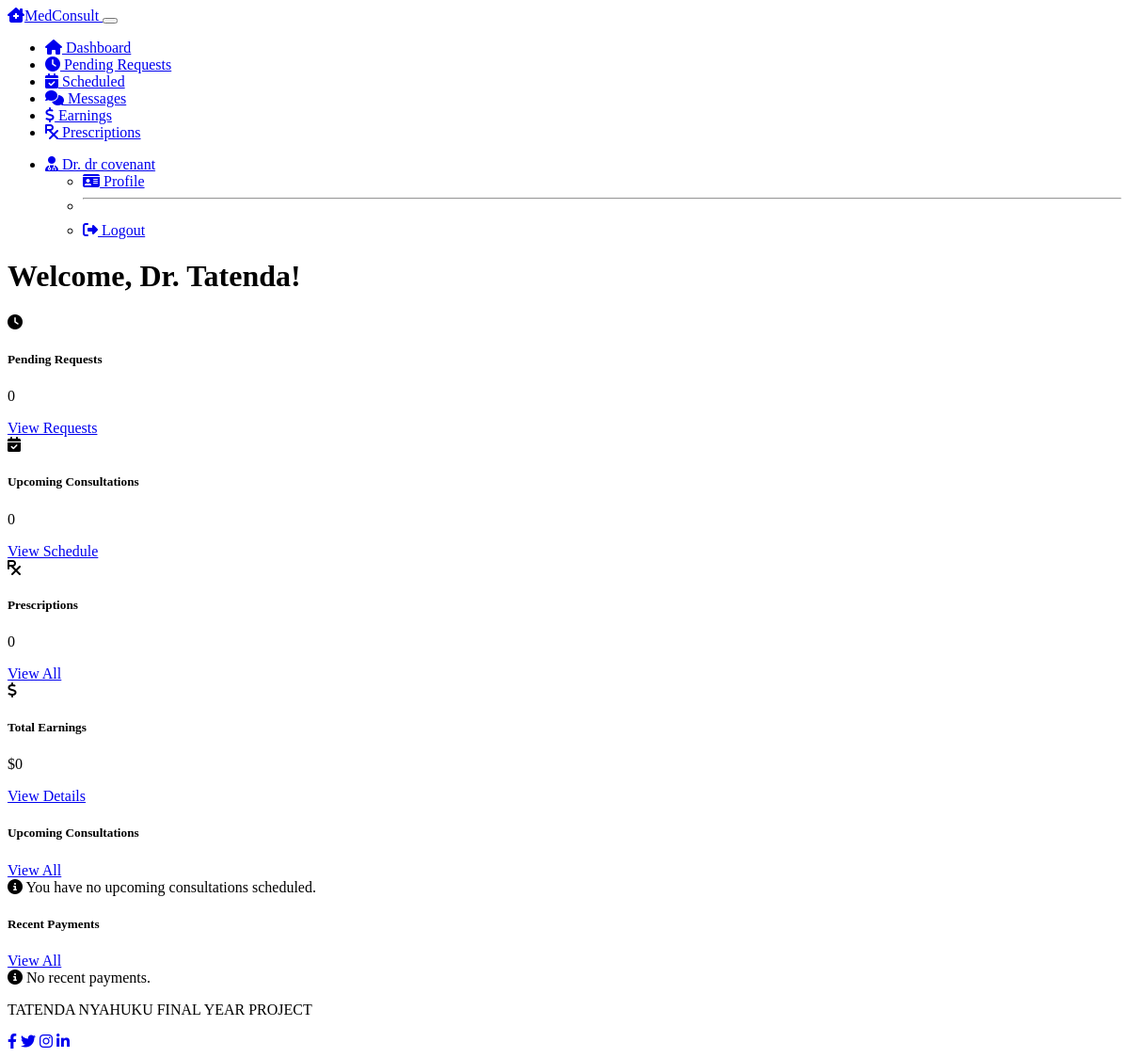
Before: /doctor/dashboard (signed in) with the older database file.
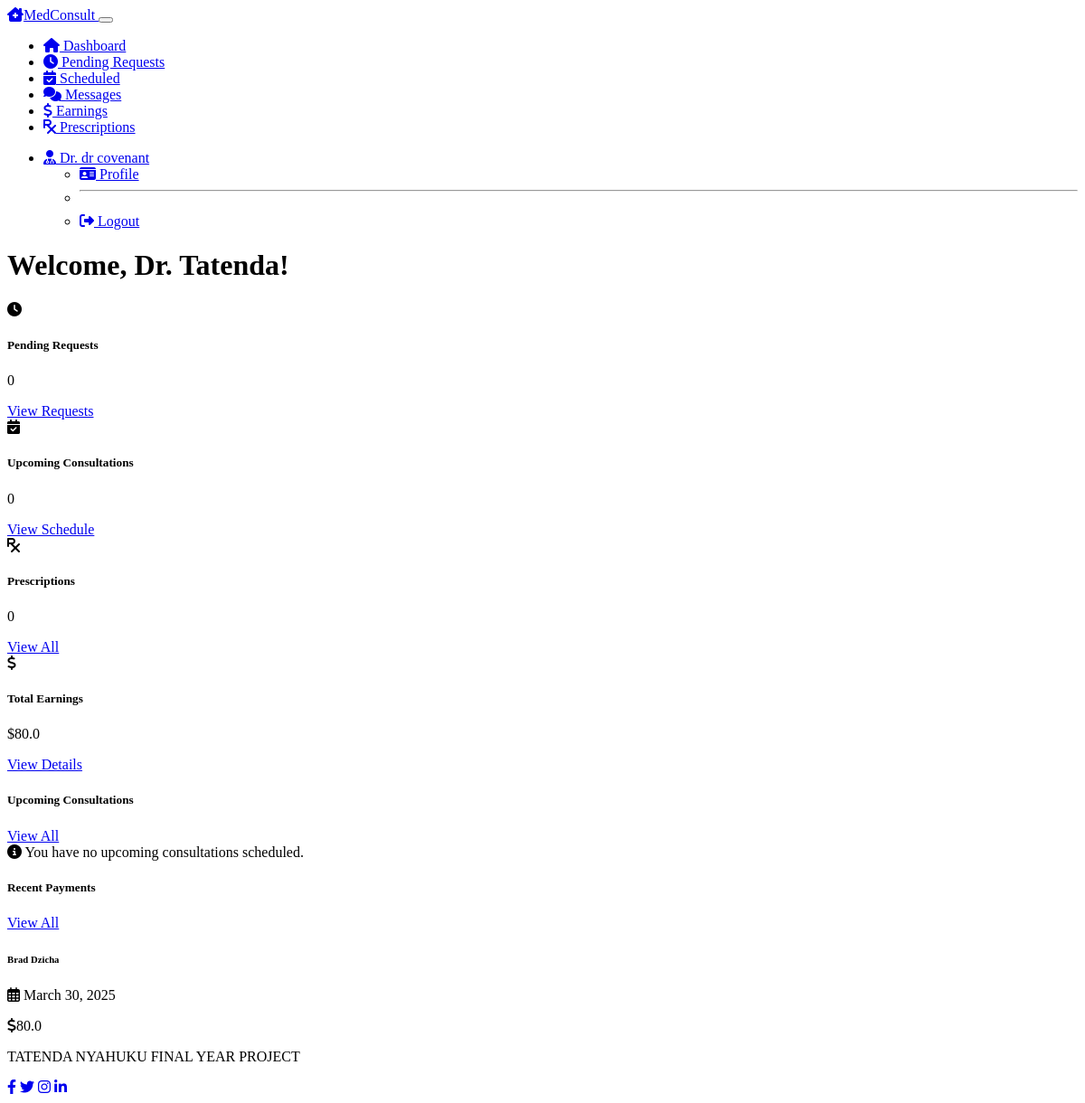
After: the same page with the newer database file.
### models.py (models this page shows, shortened)
class Payment(db.Model):
    __tablename__ = 'payments'
    id = db.Column(db.Integer, primary_key=True)
    consultation_id = db.Column(db.Integer, db.ForeignKey('consultations.id'), nullable=False)
    amount = db.Column(db.Float, nullable=False)
    status = db.Column(db.String(50), default='pending')  # pending, completed, refunded
    timestamp = db.Column(db.DateTime, default=datetime.utcnow)
    consultation = db.relationship('Consultation', foreign_keys=[consultation_id])

class Patient(db.Model):
    __tablename__ = 'patients'
    id = db.Column(db.Integer, primary_key=True)
    user_id = db.Column(db.Integer, db.ForeignKey('users.id'), nullable=False)
    first_name = db.Column(db.String(50), nullable=False)
    last_name = db.Column(db.String(50), nullable=False)
    date_of_birth = db.Column(db.Date, nullable=True)
    phone_number = db.Column(db.String(20), nullable=True)
    address = db.Column(db.String(200), nullable=True)
    consultations = db.relationship('Consultation', backref='patient', lazy=True)
    wallet_balance = db.Column(db.Float, default=0.0)

### routes.py (the view)
@app.route('/doctor/dashboard')
@login_required
@doctor_required
def doctor_dashboard():
    is_verified = current_user.doctor.is_verified
    if not is_verified:
        flash('Your account is pending verification by an administrator. You will not be able to manage consultations until your account is verified.', 'warning')
    upcoming_consultations = []
    pending_requests = []
    recent_payments = []
    if is_verified:
        upcoming_consultations = Consultation.query.filter_by(
            doctor_id=current_user.doctor.id,
            status='accepted'
        ).filter(
            Consultation.scheduled_time > datetime.utcnow()
        ).order_by(Consultation.scheduled_time).all()
        pending_requests = Consultation.query.filter_by(
            doctor_id=current_user.doctor.id,
            status='requested'
        ).order_by(Consultation.created_at.desc()).all()
        recent_payments = Payment.query.join(Consultation).filter(
            Consultation.doctor_id == current_user.doctor.id,
            Payment.status == 'completed'
        ).order_by(Payment.timestamp.desc()).limit(5).all()
    return render_template('doctor/dashboard.html',
                          title='Doctor Dashboard',
                          upcoming_consultations=upcoming_consultations,
                          pending_requests=pending_requests,
                          recent_payments=recent_payments,
                          is_verified=is_verified,
                          now=datetime.utcnow,
                          timedelta=timedelta)

### models.py (called while the page is built)
@login_manager.user_loader
def load_user(user_id):
    user = User.query.get(int(user_id))
    if user:
        return user
    return None

### routes.py (called while the page is built)
def doctor_required(f):
    @wraps(f)
    def decorated_function(*args, **kwargs):
        if not current_user.is_authenticated or current_user.role != 'doctor':
            flash('Access denied: Doctor access required', 'danger')
            return redirect(url_for('login'))
        return f(*args, **kwargs)
    return decorated_function

### templates/doctor/dashboard.html (shortened to what the changed rows need)
{% extends "layout.html" %}
{% block content %}
<div class="row mb-4">
    <div class="col-12">
        <h1 class="mb-4">Welcome, Dr. {{ current_user.doctor.first_name }}!</h1>
    </div>
</div>
{% if not current_user.doctor.is_verified %}
<div class="row mb-4">
    <div class="col-12">
        <div class="card bg-dark text-light">
            <div class="card-header bg-warning text-dark">
                <h5 class="mb-0"><i class="fas fa-exclamation-triangle me-2"></i>Account Pending Verification</h5>
            </div>
            <div class="card-body">
                <p>Your doctor account is currently awaiting verification by our administrators. Until your account is verified:</p>
                <ul>
                    <li>You will not appear in patient searches</li>
                    <li>You cannot receive consultation requests</li>
                    <li>You cannot participate in video consultations</li>
                    <li>You cannot issue prescriptions</li>
                </ul>
                <p>This verification process ensures that all medical professionals on our platform have the proper credentials. We typically complete verification within 1-3 business days.</p>
                <p>If your verification is taking longer than expected, please ensure your profile information is complete and accurate, including your medical license number and qualifications.</p>
                <div class="d-grid gap-2 col-md-6 mx-auto mt-4">
                    <a href="{{ url_for('doctor_profile') }}" class="btn btn-primary">
                        <i class="fas fa-user-md me-2"></i>Update My Profile
                    </a>
                </div>
            </div>
        </div>
    </div>
</div>
{% else %}
<div class="row mb-4">
    <div class="col-md-6 col-lg-3 mb-4">
        <div class="card dashboard-card bg-dark text-light h-100">
            <div class="card-body text-center">
                <div class="display-4 mb-2">
                    <i class="fas fa-clock text-warning"></i>
                </div>
                <h5 class="card-title">Pending Requests</h5>
                <p class="card-text display-6">{{ pending_requests|length }}</p>
                <a href="{{ url_for('doctor_pending_requests') }}" class="btn btn-primary">View Requests</a>
            </div>
        </div>
    </div>
    <div class="col-md-6 col-lg-3 mb-4">
        <div class="card dashboard-card bg-dark text-light h-100">
            <div class="card-body text-center">
                <div class="display-4 mb-2">
                    <i class="fas fa-calendar-check text-primary"></i>
                </div>
                <h5 class="card-title">Upcoming Consultations</h5>
                <p class="card-text display-6">{{ upcoming_consultations|length }}</p>
                <a href="{{ url_for('doctor_scheduled_consultations') }}" class="btn btn-primary">View Schedule</a>
            </div>
        </div>
    </div>
    <div class="col-md-6 col-lg-3 mb-4">
        <div class="card dashboard-card bg-dark text-light h-100">
            <div class="card-body text-center">
                <div class="display-4 mb-2">
                    <i class="fas fa-prescription text-info"></i>
                </div>
                <h5 class="card-title">Prescriptions</h5>
                <p class="card-text display-6">{{ current_user.doctor.consultations|selectattr('prescriptions')|sum(attribute='prescriptions|length') }}</p>
                <a href="{{ url_for('doctor_prescriptions') }}" class="btn btn-primary">View All</a>
            </div>
        </div>
    </div>
    <div class="col-md-6 col-lg-3 mb-4">
        <div class="card dashboard-card bg-dark text-light h-100">
            <div class="card-body text-center">
                <div class="display-4 mb-2">
                    <i class="fas fa-dollar-sign text-success"></i>
                </div>
                <h5 class="card-title">Total Earnings</h5>
                <p class="card-text display-6">${{ recent_payments|sum(attribute='amount')|round(2) }}</p>
                <a href="{{ url_for('doctor_earnings') }}" class="btn btn-primary">View Details</a>
            </div>
        </div>
    </div>
</div>
<div class="row">
    <div class="col-md-8">
        <div class="card bg-dark text-light mb-4">
            <div class="card-header d-flex justify-content-between align-items-center">
                <h5 class="mb-0">Upcoming Consultations</h5>
                <a href="{{ url_for('doctor_scheduled_consultations') }}" class="btn btn-sm btn-outline-primary">View All</a>
            </div>
            <div class="card-body">
                {% if upcoming_consultations %}
                    {% for consultation in upcoming_consultations %}
                        <div class="consultation-item p-3 mb-3 rounded bg-dark border border-secondary">
                            <div class="d-flex justify-content-between align-items-start">
                                <div>
                                    <h5 class="mb-1">{{ consultation.patient.first_name }} {{ consultation.patient.last_name }}</h5>
                                    <p class="mb-1">
                                        <i class="fas fa-calendar-alt me-2"></i>
                                        {{ consultation.scheduled_time.strftime('%B %d, %Y') }}
                                    </p>
                                    <p class="mb-2">
                                        <i class="fas fa-clock me-2"></i>
                                        {{ consultation.scheduled_time.strftime('%I:%M %p') }}
                                    </p>
                                    <p class="mb-0">
                                        <span class="badge bg-primary">
                                            <i class="fas fa-dollar-sign me-1"></i>{{ consultation.final_fee }}
                                        </span>
                                    </p>
                                </div>
                                <div>
                                    {% set time_now = now() %}
                                    {% set time_start = consultation.scheduled_time - timedelta(minutes=15) %}
                                    {% set time_end = consultation.scheduled_time + timedelta(minutes=15) %}
                                    {% if time_now >= time_start and time_now <= time_end %}
                                        <a href="{{ url_for('doctor_consultation_room', consultation_id=consultation.id) }}" class="btn btn-success">
                                            <i class="fas fa-video me-1"></i> Join Now
                                        </a>
                                    {% else %}
                                        <button class="btn btn-secondary" disabled>
                                            <i class="fas fa-video me-1"></i> Not Yet Available
                                        </button>
                                    {% endif %}
                                    <a href="{{ url_for('doctor_consultation_messages', consultation_id=consultation.id) }}" class="btn btn-outline-primary mt-2">
                                        <i class="fas fa-comments me-1"></i> Messages
                                    </a>
                                </div>
                            </div>
                        </div>
                    {% endfor %}
                {% else %}
                    <div class="alert alert-info">
                        <i class="fas fa-info-circle me-2"></i>
                        You have no upcoming consultations scheduled.
                    </div>
                {% endif %}
            </div>
        </div>
    </div>
    <div class="col-md-4">
        <div class="card bg-dark text-light">
            <div class="card-header d-flex justify-content-between align-items-center">
                <h5 class="mb-0">Recent Payments</h5>
                <a href="{{ url_for('doctor_earnings') }}" class="btn btn-sm btn-outline-primary">View All</a>
            </div>
            <div class="card-body">
                {% if recent_payments %}
                    {% for payment in recent_payments %}
                        <div class="border-bottom pb-3 mb-3">
                            <div class="d-flex justify-content-between align-items-start">
                                <div>
                                    <h6>{{ payment.consultation.patient.first_name }} {{ payment.consultation.patient.last_name }}</h6>
                                    <p class="mb-0 small text-muted">
                                        <i class="far fa-calendar-alt me-1"></i>
                                        {{ payment.timestamp.strftime('%B %d, %Y') }}
                                    </p>
                                </div>
                                <div>
                                    <span class="badge bg-success">
                                        <i class="fas fa-dollar-sign me-1"></i>{{ payment.amount }}
                                    </span>
                                </div>
                            </div>
                        </div>
                    {% endfor %}
                {% else %}
                    <div class="alert alert-info">
                        <i class="fas fa-info-circle me-2"></i>
                        No recent payments.
                    </div>
                {% endif %}
            </div>
        </div>
    </div>
</div>
{% endif %}
{% endblock %}

Changed rows visible on the page:
added Payment: consultation.patient.first_name "Brad", consultation.patient.last_name "Dzicha", timestamp "March 30, 2025", amount "80.0"
Other visible differences:
{{ recent_payments|sum(attribute='amount')|round(2) }}: "0" → "80.0"
text no longer shown: "No recent payments."
